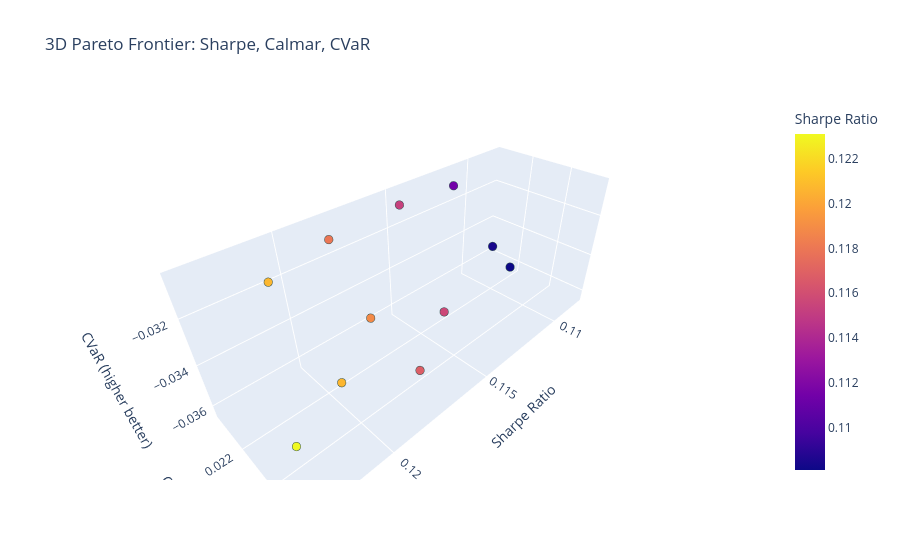

The notebook cell this image was saved under:
### Code cell
fig = px.scatter_3d(
    filtered_perf,
    x='sharpe',
    y='calmar',
    z='cvar',
    # text=filtered_perf.index,          # model names as labels
    hover_name=filtered_perf.index,
    color='sharpe',                # color by Sharpe (or any metric)
    title='3D Pareto Frontier: Sharpe, Calmar, CVaR',
    labels={
        'sharpe': 'Sharpe Ratio',
        'calmar': 'Calmar Ratio',
        'cvar': 'CVaR (higher better)'
    }
)

# Update marker size and appearance
fig.update_traces(marker=dict(size=5, line=dict(width=1, color='DarkSlateGrey')))

# Optional: add a plane or highlight the Pareto frontier (more complex)
# For simplicity, just show the points.

fig.show()

### Figure 1 — Plotly figure (JSON) as saved in the notebook; plotly's stock layout.template omitted (floating-point values rounded to 4 significant figures)
{"data": [{"hovertemplate": "<b>%{hovertext}</b><br><br>Sharpe Ratio=%{marker.color}<br>Calmar Ratio=%{y}<br>CVaR (higher better)=%{z}<extra></extra>", "hovertext": ["VLSTM-custom_loss_11", "InvertedAttentionLSTM-custom_loss_12", "AttentionLSTM-custom_loss_11", "PatchTST-custom_loss_11", "BaseLSTM-custom_loss_12", "BaseLSTM-custom_loss_6", "InvertedAttentionLSTM-custom_loss_11", "VLSTM-custom_loss_10", "AttentionLSTM-custom_loss_12", "InvertedAttentionLSTM-custom_loss_6", "AttentionLSTM-custom_loss_10"], "legendgroup": "", "marker": {"color": [0.1231, 0.1207, 0.1207, 0.1188, 0.118, 0.1168, 0.1157, 0.1153, 0.1114, 0.1084, 0.1081], "coloraxis": "coloraxis", "line": {"color": "DarkSlateGrey", "width": 1}, "size": 5, "symbol": "circle"}, "mode": "markers", "name": "", "scene": "scene", "showlegend": false, "type": "scatter3d", "x": [0.1231, 0.1207, 0.1207, 0.1188, 0.118, 0.1168, 0.1157, 0.1153, 0.1114, 0.1084, 0.1081], "y": [0.02559, 0.02046, 0.02421, 0.02356, 0.02021, 0.02375, 0.02397, 0.0212, 0.0205, 0.02076, 0.0218], "z": [-0.0334, -0.0318, -0.03385, -0.03264, -0.03132, -0.03641, -0.0339, -0.03049, -0.03105, -0.03526, -0.03624]}], "layout": {"coloraxis": {"colorbar": {"title": {"text": "Sharpe Ratio"}}, "colorscale": [[0, "#0d0887"], [0.1111, "#46039f"], [0.2222, "#7201a8"], [0.3333, "#9c179e"], [0.4444, "#bd3786"], [0.5556, "#d8576b"], [0.6667, "#ed7953"], [0.7778, "#fb9f3a"], [0.8889, "#fdca26"], [1, "#f0f921"]]}, "legend": {"tracegroupgap": 0}, "scene": {"domain": {"x": [0, 1], "y": [0, 1]}, "xaxis": {"title": {"text": "Sharpe Ratio"}}, "yaxis": {"title": {"text": "Calmar Ratio"}}, "zaxis": {"title": {"text": "CVaR (higher better)"}}}, "title": {"text": "3D Pareto Frontier: Sharpe, Calmar, CVaR"}}}
